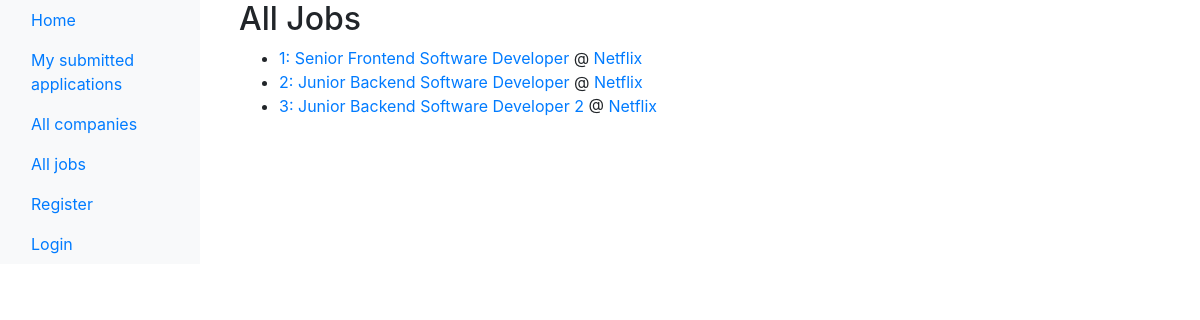
Page /jobs/all_jobs/ on the earlier database version.
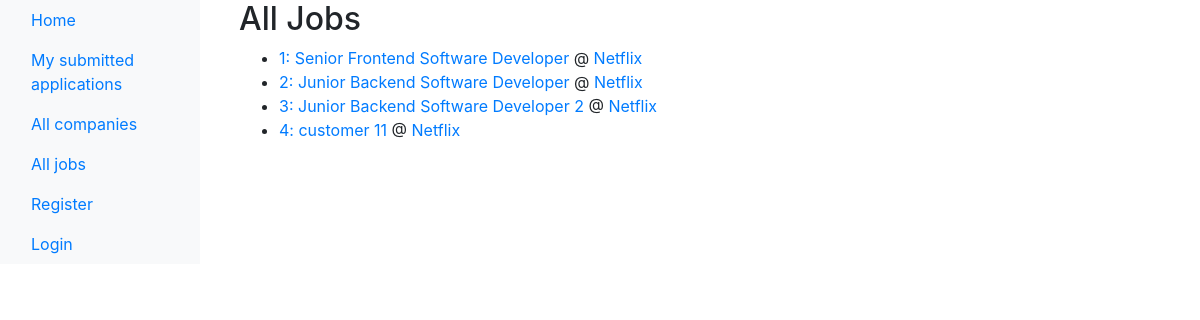
Same page on the later database version.
### job_catalog/models.py (models this page shows, shortened)
class JobPosting(models.Model):
    organization = models.ForeignKey(EmployerOrganization, on_delete=models.CASCADE, default = 1)  #we wanted cascaded deletion but FYI django requires explicit selection of on_delete
    title = models.CharField(max_length=100)
    role_overview = models.TextField()
    role_requirements_and_preferences = models.TextField()
    action_steps = models.TextField()
    post_date = models.DateTimeField(auto_now=True)
    expiration_date = models.DateTimeField(default=timezone.now() + timezone.timedelta(days=90))
    is_active = models.BooleanField(default=True)

class EmployerOrganization(models.Model):
    employer_org_name = models.CharField(max_length = 50)
    employer_org_description_box = models.TextField(
        default = 'Describe your organization, but not a specific role or requirements',
        blank = False  #we do not allow job posters to create employer orgs without a description
        )
    representative_claim_token = models.CharField(max_length = 16, default = "join")

### job_catalog/views.py (the view)
# urls.py: path('all_jobs/', views.display_all_jobs, name='all_jobs'),
def display_all_jobs(request):
    all_jobs = JobPosting.objects.all()
    context = {'job_postings_list': all_jobs}  # we are declaring, not pulling variables here
    return render(request, 'job_catalog/all_jobs.html' ,context)

### core/context_processors.py (called while the page is built)
def global_user_groups(request):
    is_job_poster = False
    if request.user.is_authenticated:
        is_job_poster = request.user.groups.filter(name='JobPosters').exists()
    return {
        'is_job_poster': is_job_poster,
    }

### templates/job_catalog/all_jobs.html
{% extends 'base_generic.html' %}
{% block content %}
<div class="container">
    <h2>All Jobs</h2>
    <ul>
    {% for job_posting in job_postings_list %}
        <li>
            <a href="{% url 'job_catalog:job_details' job_posting.id %}">
                {{ job_posting.id }}: {{ job_posting.title }}
            </a>
            @
            <a href="{% url 'job_catalog:company_details' job_posting.organization.id %}">
                {{ job_posting.organization.employer_org_name }}
            </a>
        </li>
    {% endfor %}
    </ul>
</div>
{% endblock %}

Differences in the rows shown:
added JobPosting: id "4", title "customer 11", organization.employer_org_name "Netflix"
